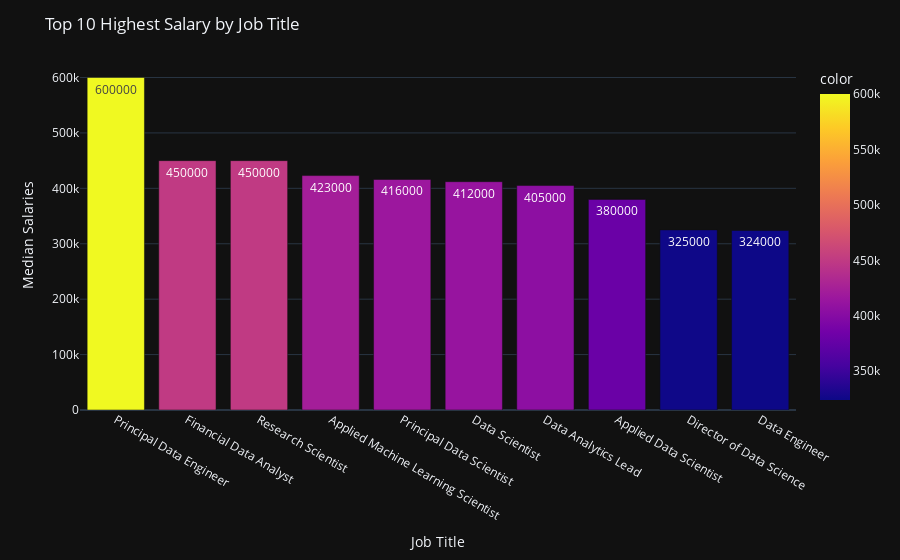
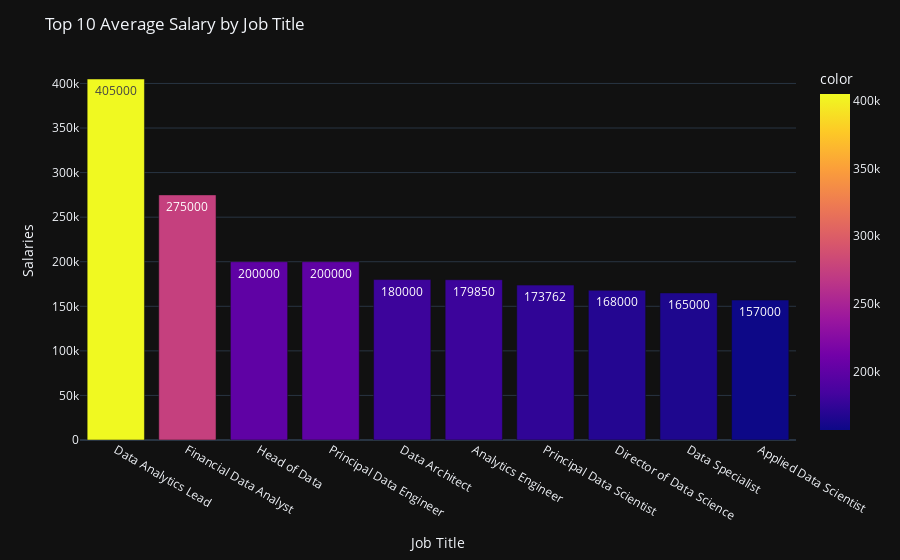

Here is the notebook cell these charts were saved with, in order:
### Markdown cell above
<span style="font-size:1.2em;">Salary by job title</span>

### Code cell
salary_job_highest = df.groupby(['salary_in_usd','job_title']).size().reset_index()
salary_job_highest = salary_job_highest.nlargest(10, 'salary_in_usd')

salary_job_avg = df.groupby(['job_title'])['salary_in_usd'].median().reset_index()
salary_job_avg = salary_job_avg.nlargest(10, 'salary_in_usd')

fig1 = px.bar(x=salary_job_highest['job_title'], y=salary_job_highest['salary_in_usd'], 
              text=salary_job_highest['salary_in_usd'], color=salary_job_highest['salary_in_usd'])

fig1.update_layout(
    xaxis_title="Job Title",
    yaxis_title="Median Salaries",
    title='Top 10 Highest Salary by Job Title',
    template='plotly_dark')

fig1.show()

fig2 = px.bar(x=salary_job_avg['job_title'],y=salary_job_avg['salary_in_usd'],text = salary_job_avg['salary_in_usd'], 
                   color = salary_job_avg['salary_in_usd'])

fig2.update_layout(
    xaxis_title="Job Title",
    yaxis_title="Salaries ",
    title='Top 10 Average Salary by Job Title',
    template='plotly_dark')

fig2.show()

### Figure 1 — Plotly figure (JSON) as saved in the notebook; plotly's stock layout.template omitted (floating-point values rounded to 4 significant figures)
{"data": [{"alignmentgroup": "True", "hovertemplate": "x=%{x}<br>y=%{y}<br>text=%{text}<br>color=%{marker.color}<extra></extra>", "legendgroup": "", "marker": {"color": [600000, 450000, 450000, 423000, 416000, 412000, 405000, 380000, 325000, 324000], "coloraxis": "coloraxis", "pattern": {"shape": ""}}, "name": "", "offsetgroup": "", "orientation": "v", "showlegend": false, "text": [600000, 450000, 450000, 423000, 416000, 412000, 405000, 380000, 325000, 324000], "textposition": "auto", "type": "bar", "x": ["Principal Data Engineer", "Financial Data Analyst", "Research Scientist", "Applied Machine Learning Scientist", "Principal Data Scientist", "Data Scientist", "Data Analytics Lead", "Applied Data Scientist", "Director of Data Science", "Data Engineer"], "xaxis": "x", "y": [600000, 450000, 450000, 423000, 416000, 412000, 405000, 380000, 325000, 324000], "yaxis": "y"}], "layout": {"barmode": "relative", "coloraxis": {"colorbar": {"title": {"text": "color"}}, "colorscale": [[0, "#0d0887"], [0.1111, "#46039f"], [0.2222, "#7201a8"], [0.3333, "#9c179e"], [0.4444, "#bd3786"], [0.5556, "#d8576b"], [0.6667, "#ed7953"], [0.7778, "#fb9f3a"], [0.8889, "#fdca26"], [1, "#f0f921"]]}, "legend": {"tracegroupgap": 0}, "margin": {"t": 60}, "title": {"text": "Top 10 Highest Salary by Job Title"}, "xaxis": {"anchor": "y", "domain": [0, 1], "title": {"text": "Job Title"}}, "yaxis": {"anchor": "x", "domain": [0, 1], "title": {"text": "Median Salaries"}}}}

### Figure 2 — Plotly figure (JSON) as saved in the notebook; plotly's stock layout.template omitted (floating-point values rounded to 4 significant figures)
{"data": [{"alignmentgroup": "True", "hovertemplate": "x=%{x}<br>y=%{y}<br>text=%{text}<br>color=%{marker.color}<extra></extra>", "legendgroup": "", "marker": {"color": [405000, 275000, 200000, 200000, 180000, 179850, 173762, 168000, 165000, 157000], "coloraxis": "coloraxis", "pattern": {"shape": ""}}, "name": "", "offsetgroup": "", "orientation": "v", "showlegend": false, "text": [405000, 275000, 200000, 200000, 180000, 179850, 173762, 168000, 165000, 157000], "textposition": "auto", "type": "bar", "x": ["Data Analytics Lead", "Financial Data Analyst", "Head of Data", "Principal Data Engineer", "Data Architect", "Analytics Engineer", "Principal Data Scientist", "Director of Data Science", "Data Specialist", "Applied Data Scientist"], "xaxis": "x", "y": [405000, 275000, 200000, 200000, 180000, 179850, 173762, 168000, 165000, 157000], "yaxis": "y"}], "layout": {"barmode": "relative", "coloraxis": {"colorbar": {"title": {"text": "color"}}, "colorscale": [[0, "#0d0887"], [0.1111, "#46039f"], [0.2222, "#7201a8"], [0.3333, "#9c179e"], [0.4444, "#bd3786"], [0.5556, "#d8576b"], [0.6667, "#ed7953"], [0.7778, "#fb9f3a"], [0.8889, "#fdca26"], [1, "#f0f921"]]}, "legend": {"tracegroupgap": 0}, "margin": {"t": 60}, "title": {"text": "Top 10 Average Salary by Job Title"}, "xaxis": {"anchor": "y", "domain": [0, 1], "title": {"text": "Job Title"}}, "yaxis": {"anchor": "x", "domain": [0, 1], "title": {"text": "Salaries "}}}}
